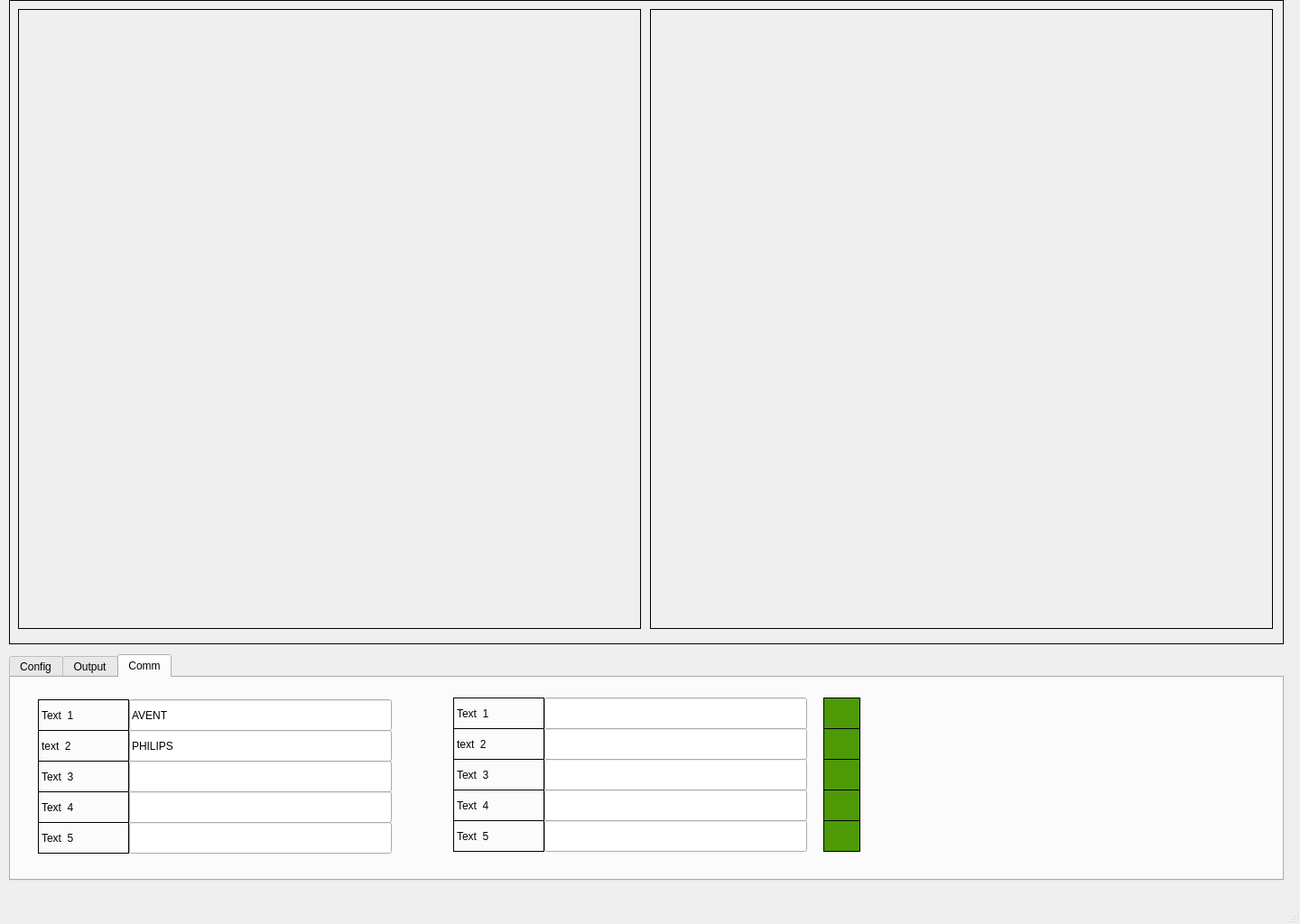
<?xml version="1.0" encoding="UTF-8"?>
<ui version="4.0">
 <class>MainWindow</class>
 <widget class="QMainWindow" name="MainWindow">
  <property name="geometry">
   <rect>
    <x>0</x>
    <y>0</y>
    <width>1440</width>
    <height>1024</height>
   </rect>
  </property>
  <property name="windowTitle">
   <string>MainWindow</string>
  </property>
  <widget class="QWidget" name="centralwidget">
   <widget class="QLabel" name="label">
    <property name="geometry">
     <rect>
      <x>10</x>
      <y>0</y>
      <width>1412</width>
      <height>714</height>
     </rect>
    </property>
    <property name="frameShape">
     <enum>QFrame::Box</enum>
    </property>
    <property name="text">
     <string/>
    </property>
   </widget>
   <widget class="QLabel" name="Picture_1">
    <property name="geometry">
     <rect>
      <x>20</x>
      <y>10</y>
      <width>690</width>
      <height>687</height>
     </rect>
    </property>
    <property name="frameShape">
     <enum>QFrame::Box</enum>
    </property>
    <property name="text">
     <string/>
    </property>
   </widget>
   <widget class="QLabel" name="Picture_2">
    <property name="geometry">
     <rect>
      <x>720</x>
      <y>10</y>
      <width>690</width>
      <height>687</height>
     </rect>
    </property>
    <property name="frameShape">
     <enum>QFrame::Box</enum>
    </property>
    <property name="text">
     <string/>
    </property>
   </widget>
   <widget class="QTabWidget" name="tabWidget">
    <property name="geometry">
     <rect>
      <x>10</x>
      <y>725</y>
      <width>1412</width>
      <height>251</height>
     </rect>
    </property>
    <property name="currentIndex">
     <number>2</number>
    </property>
    <widget class="QWidget" name="tab">
     <attribute name="title">
      <string>Config</string>
     </attribute>
     <widget class="QLabel" name="label_4">
      <property name="geometry">
       <rect>
        <x>20</x>
        <y>20</y>
        <width>101</width>
        <height>35</height>
       </rect>
      </property>
      <property name="frameShape">
       <enum>QFrame::Box</enum>
      </property>
      <property name="midLineWidth">
       <number>2</number>
      </property>
      <property name="text">
       <string>Text  1</string>
      </property>
     </widget>
     <widget class="QLabel" name="label_5">
      <property name="geometry">
       <rect>
        <x>20</x>
        <y>54</y>
        <width>101</width>
        <height>35</height>
       </rect>
      </property>
      <property name="frameShape">
       <enum>QFrame::Box</enum>
      </property>
      <property name="text">
       <string>text  2</string>
      </property>
     </widget>
     <widget class="QLabel" name="label_6">
      <property name="geometry">
       <rect>
        <x>20</x>
        <y>88</y>
        <width>101</width>
        <height>35</height>
       </rect>
      </property>
      <property name="frameShape">
       <enum>QFrame::Box</enum>
      </property>
      <property name="text">
       <string>Text  3</string>
      </property>
     </widget>
     <widget class="QLabel" name="label_7">
      <property name="geometry">
       <rect>
        <x>20</x>
        <y>122</y>
        <width>101</width>
        <height>35</height>
       </rect>
      </property>
      <property name="frameShape">
       <enum>QFrame::Box</enum>
      </property>
      <property name="text">
       <string>Text  4</string>
      </property>
     </widget>
     <widget class="QLabel" name="label_8">
      <property name="geometry">
       <rect>
        <x>20</x>
        <y>156</y>
        <width>101</width>
        <height>35</height>
       </rect>
      </property>
      <property name="frameShape">
       <enum>QFrame::Box</enum>
      </property>
      <property name="text">
       <string>Text  5</string>
      </property>
     </widget>
     <widget class="QLineEdit" name="Config_Text1">
      <property name="geometry">
       <rect>
        <x>121</x>
        <y>20</y>
        <width>291</width>
        <height>35</height>
       </rect>
      </property>
      <property name="text">
       <string>AVENT</string>
      </property>
     </widget>
     <widget class="QLineEdit" name="Config_Text2">
      <property name="geometry">
       <rect>
        <x>121</x>
        <y>54</y>
        <width>291</width>
        <height>35</height>
       </rect>
      </property>
      <property name="text">
       <string>PHILIPS</string>
      </property>
     </widget>
     <widget class="QLineEdit" name="Config_Text3">
      <property name="geometry">
       <rect>
        <x>121</x>
        <y>88</y>
        <width>291</width>
        <height>35</height>
       </rect>
      </property>
     </widget>
     <widget class="QLineEdit" name="Config_Text4">
      <property name="geometry">
       <rect>
        <x>121</x>
        <y>122</y>
        <width>291</width>
        <height>35</height>
       </rect>
      </property>
     </widget>
     <widget class="QLineEdit" name="Config_Text5">
      <property name="geometry">
       <rect>
        <x>121</x>
        <y>156</y>
        <width>291</width>
        <height>35</height>
       </rect>
      </property>
     </widget>
     <widget class="QPushButton" name="PushButton_Save">
      <property name="geometry">
       <rect>
        <x>430</x>
        <y>20</y>
        <width>121</width>
        <height>35</height>
       </rect>
      </property>
      <property name="autoFillBackground">
       <bool>false</bool>
      </property>
      <property name="styleSheet">
       <string notr="true">background-color: rgb(78, 154, 6);</string>
      </property>
      <property name="text">
       <string>Save</string>
      </property>
     </widget>
    </widget>
    <widget class="QWidget" name="tab_2">
     <attribute name="title">
      <string>Output</string>
     </attribute>
     <widget class="QLineEdit" name="Output_Text1">
      <property name="geometry">
       <rect>
        <x>121</x>
        <y>24</y>
        <width>291</width>
        <height>35</height>
       </rect>
      </property>
     </widget>
     <widget class="QLineEdit" name="Output_Text2">
      <property name="geometry">
       <rect>
        <x>121</x>
        <y>58</y>
        <width>291</width>
        <height>35</height>
       </rect>
      </property>
     </widget>
     <widget class="QLineEdit" name="Output_Text3">
      <property name="geometry">
       <rect>
        <x>121</x>
        <y>92</y>
        <width>291</width>
        <height>35</height>
       </rect>
      </property>
     </widget>
     <widget class="QLabel" name="label_9">
      <property name="geometry">
       <rect>
        <x>20</x>
        <y>92</y>
        <width>101</width>
        <height>35</height>
       </rect>
      </property>
      <property name="frameShape">
       <enum>QFrame::Box</enum>
      </property>
      <property name="text">
       <string>Text  3</string>
      </property>
     </widget>
     <widget class="QLineEdit" name="Output_Text5">
      <property name="geometry">
       <rect>
        <x>121</x>
        <y>160</y>
        <width>291</width>
        <height>35</height>
       </rect>
      </property>
     </widget>
     <widget class="QLineEdit" name="Output_Text4">
      <property name="geometry">
       <rect>
        <x>121</x>
        <y>126</y>
        <width>291</width>
        <height>35</height>
       </rect>
      </property>
     </widget>
     <widget class="QLabel" name="label_10">
      <property name="geometry">
       <rect>
        <x>20</x>
        <y>58</y>
        <width>101</width>
        <height>35</height>
       </rect>
      </property>
      <property name="frameShape">
       <enum>QFrame::Box</enum>
      </property>
      <property name="text">
       <string>text  2</string>
      </property>
     </widget>
     <widget class="QLabel" name="label_11">
      <property name="geometry">
       <rect>
        <x>20</x>
        <y>126</y>
        <width>101</width>
        <height>35</height>
       </rect>
      </property>
      <property name="frameShape">
       <enum>QFrame::Box</enum>
      </property>
      <property name="text">
       <string>Text  4</string>
      </property>
     </widget>
     <widget class="QLabel" name="label_12">
      <property name="geometry">
       <rect>
        <x>20</x>
        <y>24</y>
        <width>101</width>
        <height>35</height>
       </rect>
      </property>
      <property name="frameShape">
       <enum>QFrame::Box</enum>
      </property>
      <property name="midLineWidth">
       <number>2</number>
      </property>
      <property name="text">
       <string>Text  1</string>
      </property>
     </widget>
     <widget class="QLabel" name="label_13">
      <property name="geometry">
       <rect>
        <x>20</x>
        <y>160</y>
        <width>101</width>
        <height>35</height>
       </rect>
      </property>
      <property name="frameShape">
       <enum>QFrame::Box</enum>
      </property>
      <property name="text">
       <string>Text  5</string>
      </property>
     </widget>
     <widget class="QLabel" name="Output_Indikator1">
      <property name="geometry">
       <rect>
        <x>430</x>
        <y>24</y>
        <width>41</width>
        <height>35</height>
       </rect>
      </property>
      <property name="styleSheet">
       <string notr="true">background-color: rgb(78, 154, 6);</string>
      </property>
      <property name="frameShape">
       <enum>QFrame::Box</enum>
      </property>
      <property name="text">
       <string/>
      </property>
     </widget>
     <widget class="QLabel" name="Output_Indikator2">
      <property name="geometry">
       <rect>
        <x>430</x>
        <y>58</y>
        <width>41</width>
        <height>35</height>
       </rect>
      </property>
      <property name="styleSheet">
       <string notr="true">background-color: rgb(78, 154, 6);</string>
      </property>
      <property name="frameShape">
       <enum>QFrame::Box</enum>
      </property>
      <property name="text">
       <string/>
      </property>
     </widget>
     <widget class="QLabel" name="Output_Indikator3">
      <property name="geometry">
       <rect>
        <x>430</x>
        <y>92</y>
        <width>41</width>
        <height>35</height>
       </rect>
      </property>
      <property name="styleSheet">
       <string notr="true">background-color: rgb(78, 154, 6);</string>
      </property>
      <property name="frameShape">
       <enum>QFrame::Box</enum>
      </property>
      <property name="text">
       <string/>
      </property>
     </widget>
     <widget class="QLabel" name="Output_Indikator4">
      <property name="geometry">
       <rect>
        <x>430</x>
        <y>126</y>
        <width>41</width>
        <height>35</height>
       </rect>
      </property>
      <property name="styleSheet">
       <string notr="true">background-color: rgb(78, 154, 6);</string>
      </property>
      <property name="frameShape">
       <enum>QFrame::Box</enum>
      </property>
      <property name="text">
       <string/>
      </property>
     </widget>
     <widget class="QLabel" name="Output_Indikator5">
      <property name="geometry">
       <rect>
        <x>430</x>
        <y>160</y>
        <width>41</width>
        <height>35</height>
       </rect>
      </property>
      <property name="styleSheet">
       <string notr="true">background-color: rgb(78, 154, 6);</string>
      </property>
      <property name="frameShape">
       <enum>QFrame::Box</enum>
      </property>
      <property name="text">
       <string/>
      </property>
     </widget>
    </widget>
    <widget class="QWidget" name="tab_3">
     <attribute name="title">
      <string>Comm</string>
     </attribute>
     <widget class="QLineEdit" name="Comm_Text1">
      <property name="geometry">
       <rect>
        <x>131</x>
        <y>24</y>
        <width>291</width>
        <height>35</height>
       </rect>
      </property>
      <property name="text">
       <string>AVENT</string>
      </property>
     </widget>
     <widget class="QLineEdit" name="Comm_Text2">
      <property name="geometry">
       <rect>
        <x>131</x>
        <y>58</y>
        <width>291</width>
        <height>35</height>
       </rect>
      </property>
      <property name="text">
       <string>PHILIPS</string>
      </property>
     </widget>
     <widget class="QLineEdit" name="Comm_Text3">
      <property name="geometry">
       <rect>
        <x>131</x>
        <y>92</y>
        <width>291</width>
        <height>35</height>
       </rect>
      </property>
     </widget>
     <widget class="QLabel" name="label_19">
      <property name="geometry">
       <rect>
        <x>30</x>
        <y>92</y>
        <width>101</width>
        <height>35</height>
       </rect>
      </property>
      <property name="frameShape">
       <enum>QFrame::Box</enum>
      </property>
      <property name="text">
       <string>Text  3</string>
      </property>
     </widget>
     <widget class="QLineEdit" name="Comm_Text5">
      <property name="geometry">
       <rect>
        <x>131</x>
        <y>160</y>
        <width>291</width>
        <height>35</height>
       </rect>
      </property>
     </widget>
     <widget class="QLineEdit" name="Comm_Text4">
      <property name="geometry">
       <rect>
        <x>131</x>
        <y>126</y>
        <width>291</width>
        <height>35</height>
       </rect>
      </property>
     </widget>
     <widget class="QLabel" name="label_20">
      <property name="geometry">
       <rect>
        <x>30</x>
        <y>58</y>
        <width>101</width>
        <height>35</height>
       </rect>
      </property>
      <property name="frameShape">
       <enum>QFrame::Box</enum>
      </property>
      <property name="text">
       <string>text  2</string>
      </property>
     </widget>
     <widget class="QLabel" name="label_21">
      <property name="geometry">
       <rect>
        <x>30</x>
        <y>126</y>
        <width>101</width>
        <height>35</height>
       </rect>
      </property>
      <property name="frameShape">
       <enum>QFrame::Box</enum>
      </property>
      <property name="text">
       <string>Text  4</string>
      </property>
     </widget>
     <widget class="QLabel" name="label_22">
      <property name="geometry">
       <rect>
        <x>30</x>
        <y>24</y>
        <width>101</width>
        <height>35</height>
       </rect>
      </property>
      <property name="frameShape">
       <enum>QFrame::Box</enum>
      </property>
      <property name="midLineWidth">
       <number>2</number>
      </property>
      <property name="text">
       <string>Text  1</string>
      </property>
     </widget>
     <widget class="QLabel" name="label_23">
      <property name="geometry">
       <rect>
        <x>30</x>
        <y>160</y>
        <width>101</width>
        <height>35</height>
       </rect>
      </property>
      <property name="frameShape">
       <enum>QFrame::Box</enum>
      </property>
      <property name="text">
       <string>Text  5</string>
      </property>
     </widget>
     <widget class="QLabel" name="label_24">
      <property name="geometry">
       <rect>
        <x>490</x>
        <y>158</y>
        <width>101</width>
        <height>35</height>
       </rect>
      </property>
      <property name="frameShape">
       <enum>QFrame::Box</enum>
      </property>
      <property name="text">
       <string>Text  5</string>
      </property>
     </widget>
     <widget class="QLineEdit" name="Comm_Text6">
      <property name="geometry">
       <rect>
        <x>591</x>
        <y>22</y>
        <width>291</width>
        <height>35</height>
       </rect>
      </property>
     </widget>
     <widget class="QLabel" name="Comm_Indikator3">
      <property name="geometry">
       <rect>
        <x>900</x>
        <y>90</y>
        <width>41</width>
        <height>35</height>
       </rect>
      </property>
      <property name="styleSheet">
       <string notr="true">background-color: rgb(78, 154, 6);</string>
      </property>
      <property name="frameShape">
       <enum>QFrame::Box</enum>
      </property>
      <property name="text">
       <string/>
      </property>
     </widget>
     <widget class="QLabel" name="label_26">
      <property name="geometry">
       <rect>
        <x>490</x>
        <y>56</y>
        <width>101</width>
        <height>35</height>
       </rect>
      </property>
      <property name="frameShape">
       <enum>QFrame::Box</enum>
      </property>
      <property name="text">
       <string>text  2</string>
      </property>
     </widget>
     <widget class="QLabel" name="Comm_Indikator2">
      <property name="geometry">
       <rect>
        <x>900</x>
        <y>56</y>
        <width>41</width>
        <height>35</height>
       </rect>
      </property>
      <property name="styleSheet">
       <string notr="true">background-color: rgb(78, 154, 6);</string>
      </property>
      <property name="frameShape">
       <enum>QFrame::Box</enum>
      </property>
      <property name="text">
       <string/>
      </property>
     </widget>
     <widget class="QLabel" name="Comm_Indikator1">
      <property name="geometry">
       <rect>
        <x>900</x>
        <y>22</y>
        <width>41</width>
        <height>35</height>
       </rect>
      </property>
      <property name="styleSheet">
       <string notr="true">background-color: rgb(78, 154, 6);</string>
      </property>
      <property name="frameShape">
       <enum>QFrame::Box</enum>
      </property>
      <property name="text">
       <string/>
      </property>
     </widget>
     <widget class="QLabel" name="label_29">
      <property name="geometry">
       <rect>
        <x>490</x>
        <y>90</y>
        <width>101</width>
        <height>35</height>
       </rect>
      </property>
      <property name="frameShape">
       <enum>QFrame::Box</enum>
      </property>
      <property name="text">
       <string>Text  3</string>
      </property>
     </widget>
     <widget class="QLabel" name="Comm_Indikator4">
      <property name="geometry">
       <rect>
        <x>900</x>
        <y>124</y>
        <width>41</width>
        <height>35</height>
       </rect>
      </property>
      <property name="styleSheet">
       <string notr="true">background-color: rgb(78, 154, 6);</string>
      </property>
      <property name="frameShape">
       <enum>QFrame::Box</enum>
      </property>
      <property name="text">
       <string/>
      </property>
     </widget>
     <widget class="QLineEdit" name="Comm_Text8">
      <property name="geometry">
       <rect>
        <x>591</x>
        <y>90</y>
        <width>291</width>
        <height>35</height>
       </rect>
      </property>
     </widget>
     <widget class="QLineEdit" name="Comm_Text7">
      <property name="geometry">
       <rect>
        <x>591</x>
        <y>56</y>
        <width>291</width>
        <height>35</height>
       </rect>
      </property>
     </widget>
     <widget class="QLineEdit" name="Comm_Text9">
      <property name="geometry">
       <rect>
        <x>591</x>
        <y>124</y>
        <width>291</width>
        <height>35</height>
       </rect>
      </property>
     </widget>
     <widget class="QLineEdit" name="Comm_Text10">
      <property name="geometry">
       <rect>
        <x>591</x>
        <y>158</y>
        <width>291</width>
        <height>35</height>
       </rect>
      </property>
     </widget>
     <widget class="QLabel" name="label_31">
      <property name="geometry">
       <rect>
        <x>490</x>
        <y>22</y>
        <width>101</width>
        <height>35</height>
       </rect>
      </property>
      <property name="frameShape">
       <enum>QFrame::Box</enum>
      </property>
      <property name="midLineWidth">
       <number>2</number>
      </property>
      <property name="text">
       <string>Text  1</string>
      </property>
     </widget>
     <widget class="QLabel" name="Comm_Indikator5">
      <property name="geometry">
       <rect>
        <x>900</x>
        <y>158</y>
        <width>41</width>
        <height>35</height>
       </rect>
      </property>
      <property name="styleSheet">
       <string notr="true">background-color: rgb(78, 154, 6);</string>
      </property>
      <property name="frameShape">
       <enum>QFrame::Box</enum>
      </property>
      <property name="text">
       <string/>
      </property>
     </widget>
     <widget class="QLabel" name="label_33">
      <property name="geometry">
       <rect>
        <x>490</x>
        <y>124</y>
        <width>101</width>
        <height>35</height>
       </rect>
      </property>
      <property name="frameShape">
       <enum>QFrame::Box</enum>
      </property>
      <property name="text">
       <string>Text  4</string>
      </property>
     </widget>
    </widget>
   </widget>
  </widget>
  <widget class="QMenuBar" name="menubar">
   <property name="geometry">
    <rect>
     <x>0</x>
     <y>0</y>
     <width>1440</width>
     <height>22</height>
    </rect>
   </property>
  </widget>
  <widget class="QStatusBar" name="statusbar"/>
 </widget>
 <resources/>
 <connections/>
</ui>
